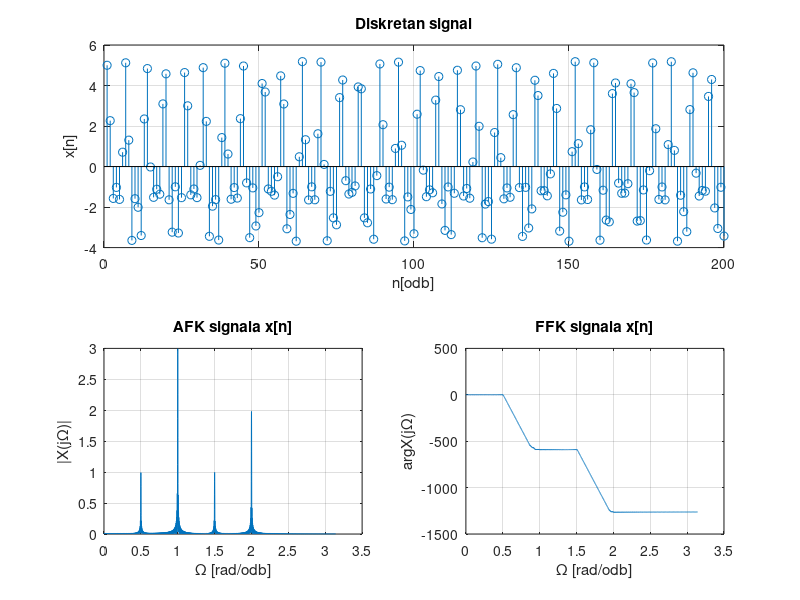
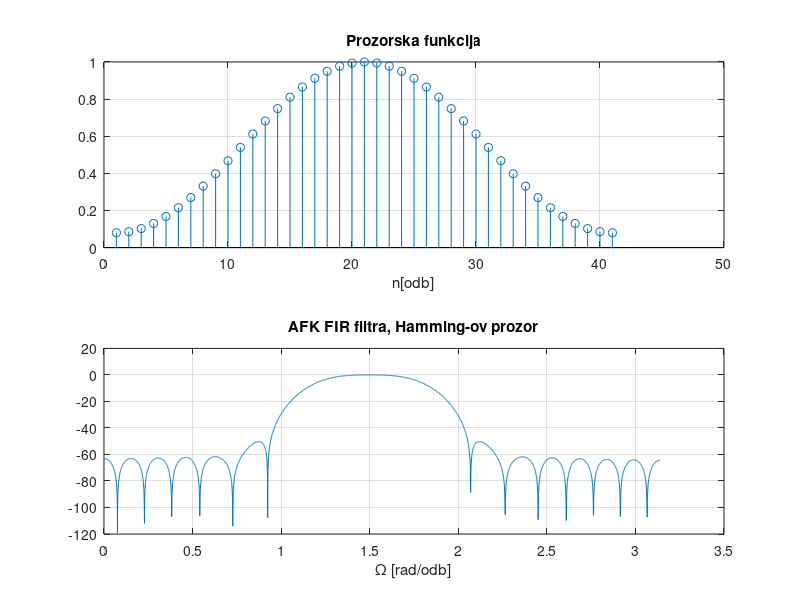
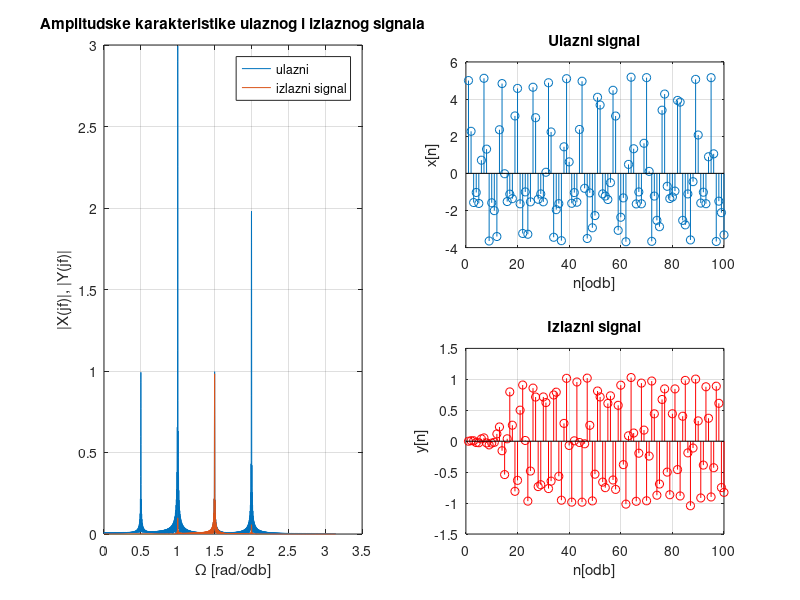

The MATLAB source for these figures, in order:
close all; clear all; clc;

data = load('diskretni_signal.mat');
x = data.x;
N = 4*2^nextpow2(length(x));
w1 = 0:2*pi/N:pi;
X = fft(x,N)/length(x);
X1 = abs(X(1:N/2+1));
X1(2:N/2+1) = 2*X1(2:N/2+1);
Xphase = unwrap(angle(X(1:N/2+1)));

figure(1)
  subplot(2,2,1:2)
    stem(x(1:200));
    xlabel('n[odb]'); ylabel('x[n]'); title('Diskretan signal'); grid on;
  subplot(2,2,3)
    plot(w1,X1);
    xlabel('\Omega [rad/odb]'); ylabel('|X(j\Omega)|'); title('AFK signala x[n]'); grid on;
  subplot(2,2,4)
    plot(w1,Xphase);
    xlabel('\Omega [rad/odb]'); ylabel('arg{X(j\Omega)}'); title('FFK signala x[n]'); grid on;

% Kreiranje FIR filtra
n = 40;
window = hamming(n+1);
Wn = [1.2 1.8]/pi;
a = 1;
b = fir1(n,Wn,window);
[hz,w] = freqz(b,a,N/2+1);

figure(2)
  subplot(2,1,1)
    stem(window);
    xlabel('n[odb]'); title('Prozorska funkcija'); grid on;
  subplot(2,1,2)
    plot(w,20*log10(abs(hz)));
    xlabel('\Omega [rad/odb]'); title('AFK FIR filtra, Hamming-ov prozor'); grid on;
    
% Filtriranje signala x(t)
y = filter(b,a,x);
Y = fft(y,N)/length(y);
Y1 = abs(Y(1:N/2+1));
Y1(2:N/2+1) = 2*Y1(2:N/2+1);

figure(3)
  subplot(2, 2, [1, 3])
    plot(w1, X1); hold on
    plot(w1, Y1); 
    xlabel('\Omega [rad/odb]'); ylabel('|X(jf)|, |Y(jf)|');
    legend('ulazni', 'izlazni signal');
    title('Amplitudske karakteristike ulaznog i izlaznog signala'); grid on;
  subplot(2, 2, 2)
    stem(x(1:100));
    xlabel('n[odb]'); ylabel('x[n]');
    title('Ulazni signal'); grid on;
  subplot(2, 2, 4)
    stem(y(1:100), 'r');
    xlabel('n[odb]'); ylabel('y[n]');
    title('Izlazni signal'); grid on;

  
